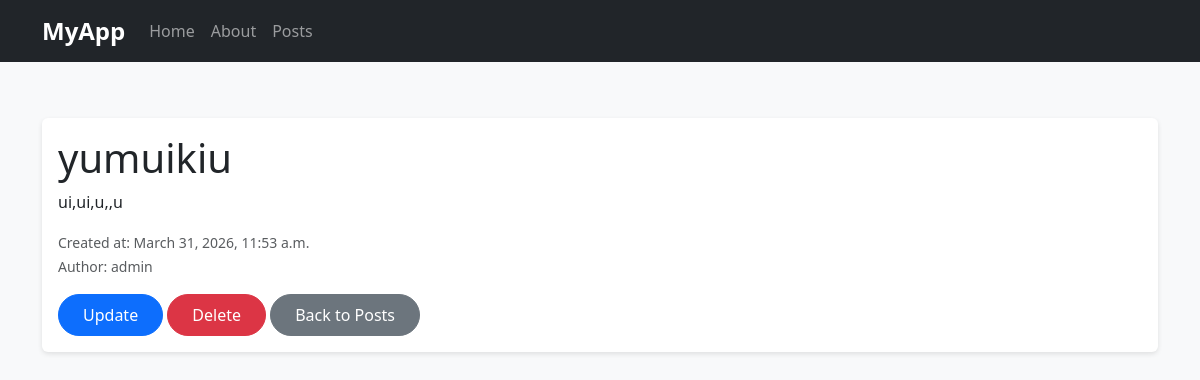
Page /posts/2 (signed in) on the committed database.
### asdf/models.py (models this page shows)
class Post(models.Model):
    title = models.CharField(max_length=50)
    body = models.TextField()
    created_at = models.DateTimeField(auto_now_add=True)
    author = models.ForeignKey(User, on_delete=models.CASCADE)
    image = models.ImageField(upload_to="posts/", blank=True, null=True)

### asdf/views.py (the view)
# urls.py: path("posts/<int:id>", views.post_details, name="post_details"),
@login_required
def post_details(request, id):
    post = get_object_or_404(Post, id=id)
    return render(request, "asdf/post_details.html", {"post": post})

### asdf/templates/asdf/post_details.html (shortened to what this page needs)
{% extends 'asdf/base.html' %}
{% block content %}
<div class="container mt-4">
    <div class="card">
        <div class="card-body">
            <h1 class="card-title">{{ post.title }}</h1>
            <p class="card-text">{{ post.body }}</p>
            <p class="card-text">
                <small class="text-muted">Created at: {{ post.created_at }}</small><br>
                <small class="text-muted">Author: {{ post.author }}</small>
            </p>
            <a href="{% url 'update_post' post.id %}" class="btn btn-primary">Update</a>
            <a href="{% url 'delete_post' post.id %}" class="btn btn-danger">Delete</a>
            <a href="{% url 'posts' %}" class="btn btn-secondary">Back to Posts</a>
        </div>
    </div>
</div>
{% endblock %}

### asdf/static/asdf/style.css (style rules this page uses)
body { background-color: #f8f9fa; font-family: 'Segoe UI', Tahoma, Geneva, Verdana, sans-serif; }
.card { transition: transform 0.2s ease, box-shadow 0.2s ease; border: none; box-shadow: 0 2px 5px rgba(0,0,0,0.1); }
.btn { border-radius: 30px; padding: 0.5rem 1.5rem; }

### rows in the picture
Post: title "yumuikiu", body "ui,ui,u,,u", created_at "March 31, 2026, 11:53 a.m.", author "admin"
